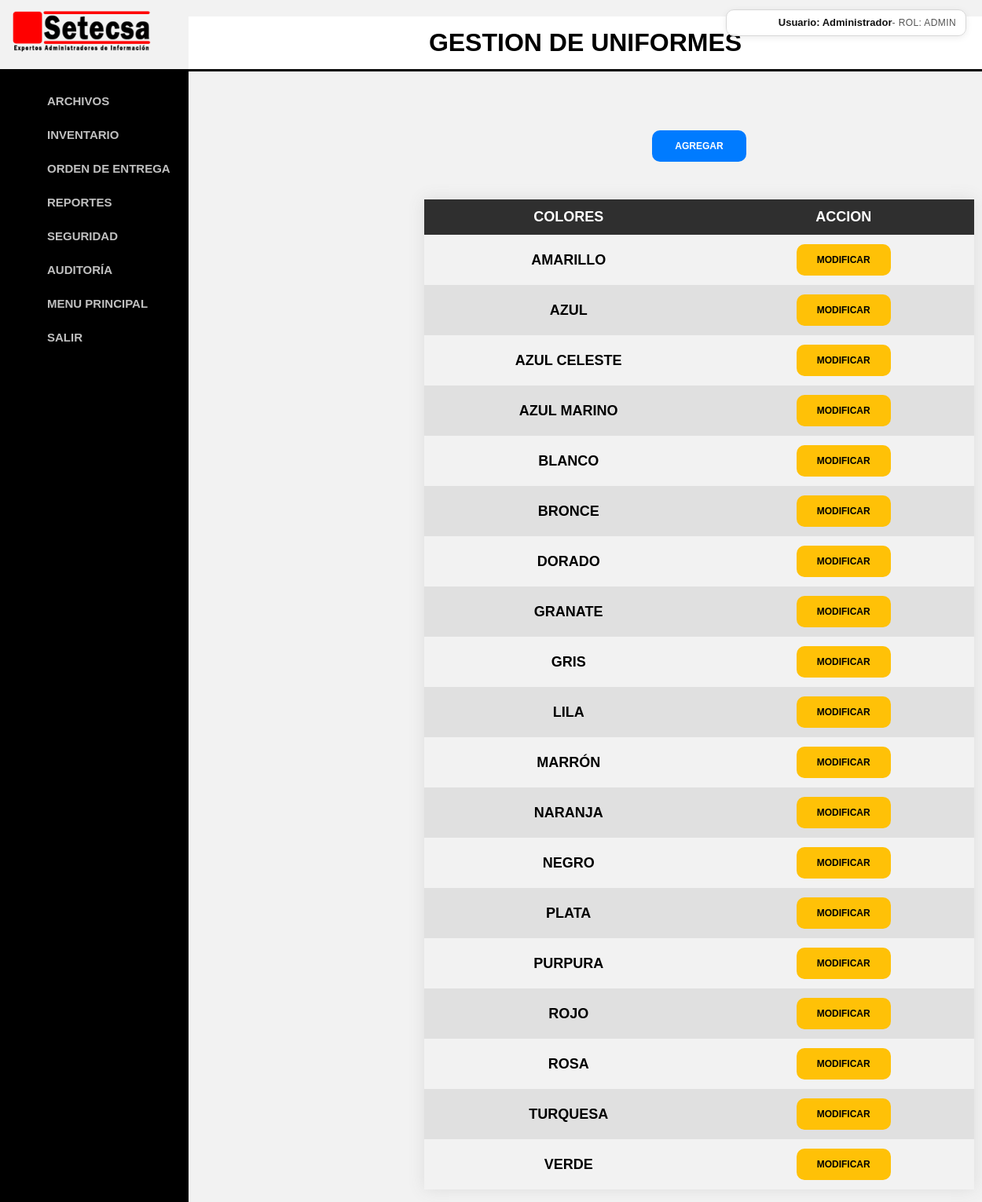
The app's page /coloresvista.php (signed in) with its own data.
### tables this page shows
CREATE TABLE `colores` (
  `id` bigint(20) UNSIGNED NOT NULL,
  `nombre` varchar(30) NOT NULL
);

### coloresvista.php (the view, shortened to what this page needs)
<?php
    include ('encabezado.php');
    include ('conexion_db.php');
    $qry = "select * from colores order by nombre";
    $result = mysqli_query($mysqli,$qry) or die('La consulta falló: '.$mysqli -> error);
    $css1= "sr_grid1";
    $color[1]=$css1;
    $ncolor=0;
?>
<html lang="en">
    <br><br><br><br>
    <table class="tablabotones">
        <tr>
            <td><input type="button"  class="boton" value="AGREGAR" title="AGREGAR COLOR" onclick="javascript:{lanzar('coloresagregar.php')}"></td>
        </tr>
    </table>
    <table class="styled-table-3">
        <thead>
            <tr>
                <th>COLORES</th>
                <th>ACCION</th>
            </tr>
        </thead>
        <tbody>
                <?php
                    while($row = mysqli_fetch_array($result, MYSQLI_ASSOC))
                    {
                        $id = $row['id'];
                        $nombre = $row['nombre'];
                ?>
                        <tr class="<?php echo $color[$ncolor]?>">
                            <td><?php echo nl2br(trim($nombre))?></td>
                            <td><input type="button"  class="boton boton-amarillo" title="MODIFICAR COLOR" value="MODIFICAR" onclick="javascript:{lanzar('coloresmodificar.php?id=<?php echo $id?>')}" /></td>
                        </tr>
                <?php
                        $ncolor = $ncolor + 1;
                        if ($ncolor > 1 ) { $ncolor=0;}
                    }
                ?>
            </tbody>
    </table>
</html>

### formatos.css (style rules this page uses)
body { font-family: Arial, sans-serif; margin: 0; padding: 0; margin-left: 240px; background-color: #f2f2f2; color: #000; }
.sr_grid1 { background-color: #e0e0e0; }
.boton { font-size:12px; font-family:sans-serif; font-weight:bold; color:#ffffff; background:#333333; border:0px; border-radius: 10px; width:120px; height:40px; }
input[type="button"].boton[value="AGREGAR"], button[type="button"].boton[value="AGREGAR"], a.boton[value="AGREGAR"] { background: #007bff !important; color: #ffffff !important; }
.boton-amarillo { background: #ffc107; color: #000000; }
.styled-table-3 { border-collapse: collapse; margin: 45px 300px; font-size: 18px; font-family: sans-serif; min-width: 700px; box-shadow: 0 0 20px #dcdcdc; }
.styled-table-3 thead tr { background-color: #2f2f2f; color: #ffffff; text-align: middle; }
.styled-table-3 th, .styled-table-3 td { padding: 12px 15px; }
.styled-table-3 tbody tr td { text-align: center; font-weight: bold; color: #000000; height: 10px; }
.tablabotones { margin: 0px 400px; min-width: 500px; }
.tablabotones tbody tr td { text-align: center; }

### records on screen
colores: nombre "AMARILLO"
colores: nombre "AZUL"
colores: nombre "AZUL CELESTE"
colores: nombre "AZUL MARINO"
colores: nombre "BLANCO"
colores: nombre "BRONCE"
colores: nombre "DORADO"
colores: nombre "GRANATE"
colores: nombre "GRIS"
colores: nombre "LILA"
colores: nombre "MARRÓN"
colores: nombre "NARANJA"
colores: nombre "NEGRO"
colores: nombre "PLATA"
colores: nombre "PURPURA"
colores: nombre "ROJO"
colores: nombre "ROSA"
colores: nombre "TURQUESA"
colores: nombre "VERDE"

### other values on screen
$nombreUsuarioSesion "Administrador"
$rolUsuarioSesion "ADMIN"
